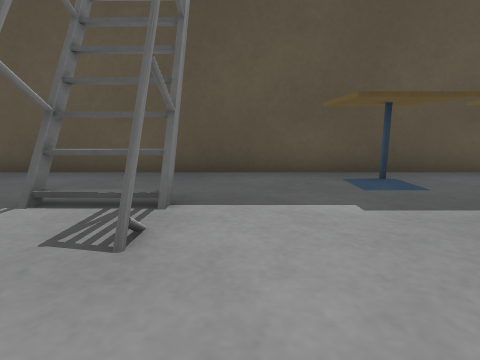
view 1 (above)

23 first-person views from a walk through a world built for the Gazebo simulator. The camera is 0.5 m above the floor, tilts 10° down and sees 80° across. The floor is counted in squares, 0.5 m on a side. Each view is taken from the middle of a square. On the plan, view 1 faces up. The plan holds only what a view shows up to about 11 squares ahead; the rest is blank. The place goes on beyond the plan. Some stock models are drawn as simple stand-ins. Some surface patterns are stand-ins.

view 2
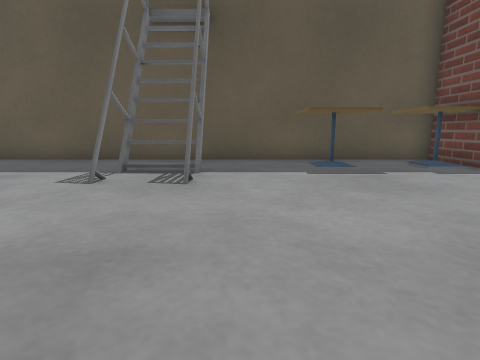

view 3
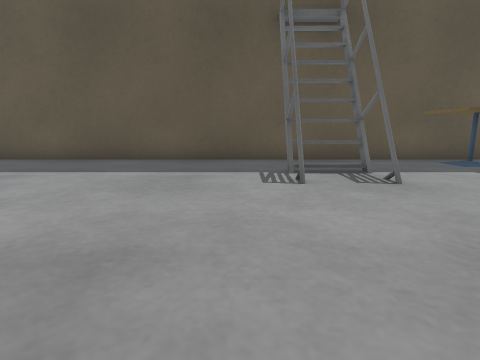

view 4
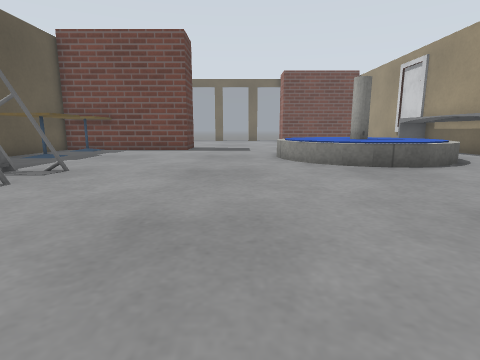

view 5
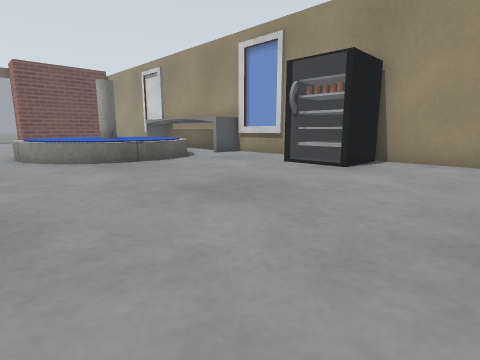

view 6
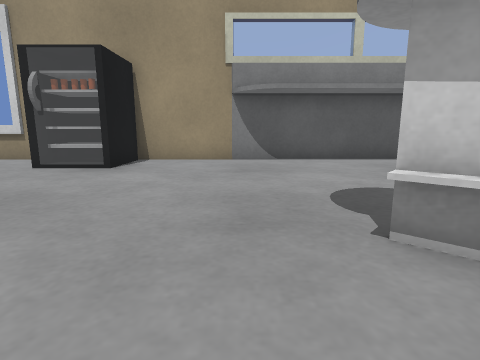

view 7
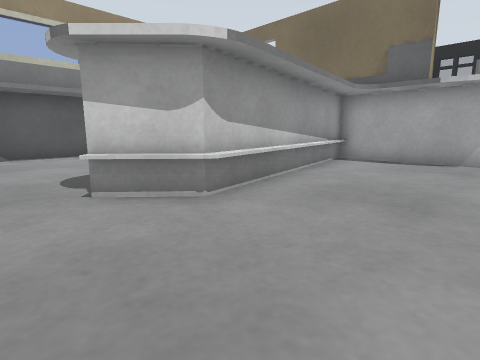

view 8
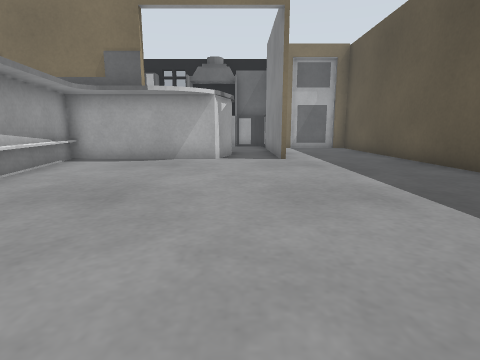

view 9
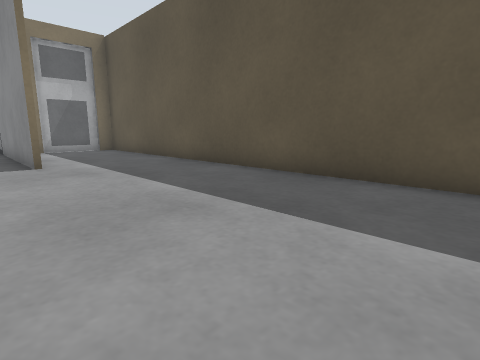

view 10
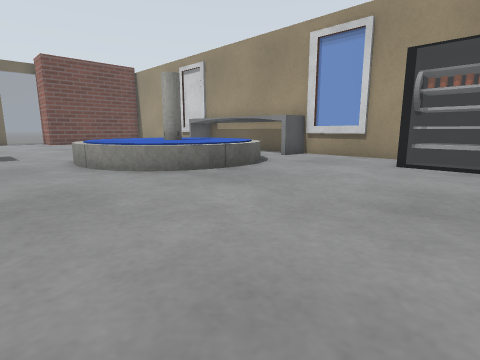

view 11
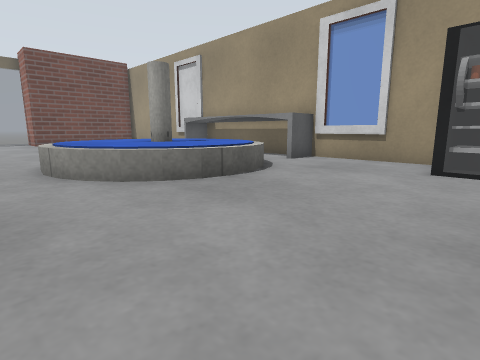

view 12
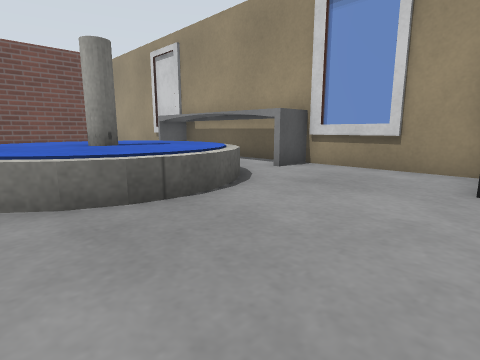

view 13
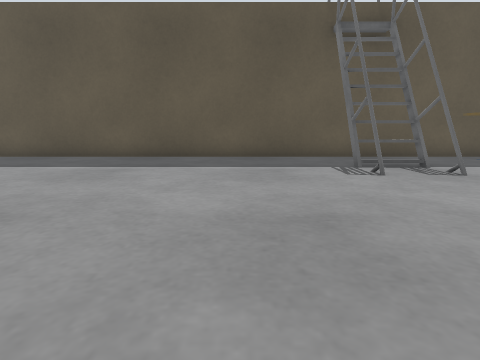

view 14
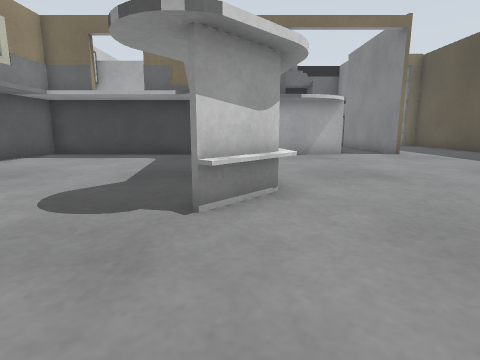

view 15
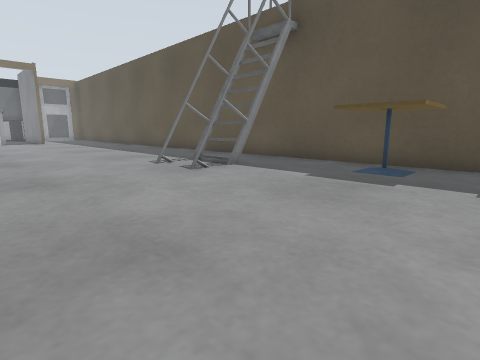

view 16
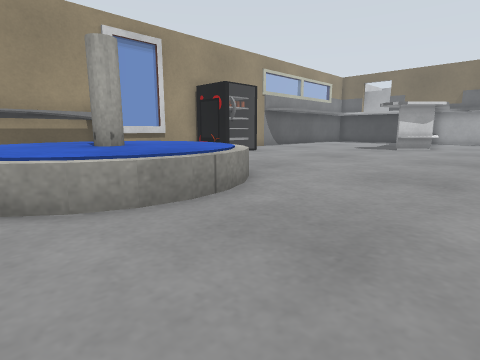

view 17
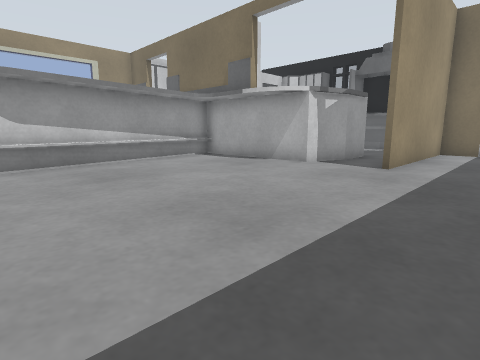

view 18
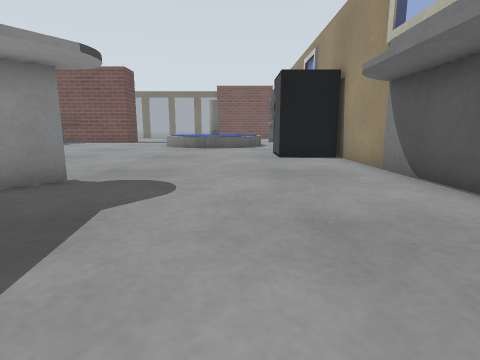

view 19
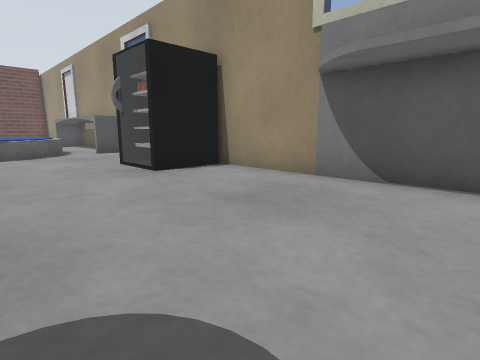

view 20
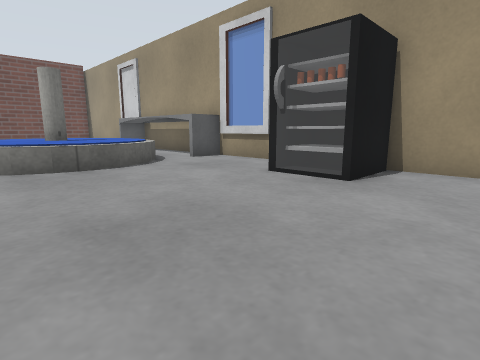

view 21
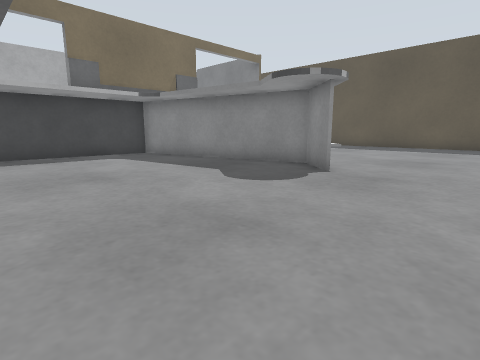

view 22
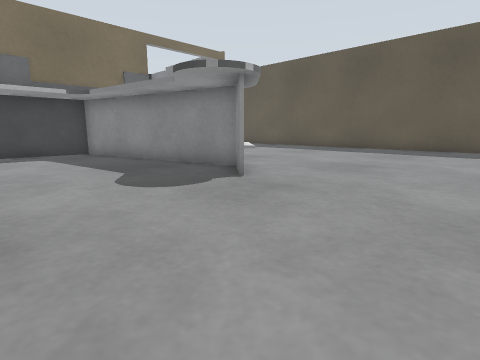

view 23
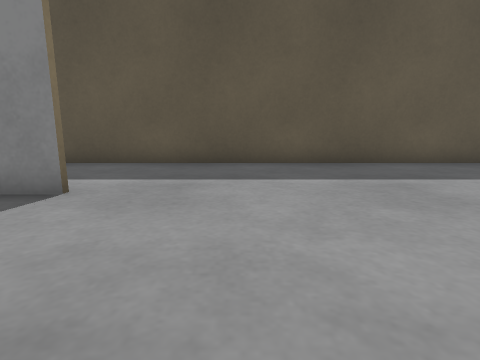

### Floor plan
Points are (right, up) in squares from view 1. A wall is a line through its corners. A room is listed if a view was taken in it or the views show most of it. See-through windows are left out.
Room 1 (views 1, 2, 3, 4, 5, 6, 7, 8, 9, 10, 11, 12, 13, 14, 15, 16, 17, 18, 19, 20, 21, 22, 23)
walls: (-11.3, -3) (-10.1, -4.3); (-11.4, -3) (-11.1, -3.2); (-11.3, -5.6) (-12.3, -5) (-16.4, -5.6); (-5.4, -9.8) (-3.8, -9.8); (-5.6, -11.6) (-5.6, -9.4) (-3.5, -9.4); (-17.3, -3.7) (-12, -2.9); (-17.9, -1.5) (-17.9, -3.2); (-16.9, -6) (-16.9, -10.4) (-9.9, -10.4) (-9.4, -10.7); (-12, -11.6) (4.9, -11.6); (-19.1, 0.4) (-18.8, 0.2) (-18.8, -4.8); (-18.8, 2.4) (-21.5, 2.4); (5.5, 6.7) (-21.4, 6.7); (-20.4, 0.7) (-18.6, 0.1) (-18.1, -0.7) (-17.9, -1.4); (-21.5, 2.6) (-18.8, 2.6)
low walls: (-10.4, -4.7) (-11.7, -3.5) (-17.9, -4.9); (1.6, -10.3) (4, -10.3); (0.8, -11.8) (0.8, -10.4) (3.6, -10.4); (-18.8, -4.8) (-11.6, -3.4) (-10.3, -4.5); (-18.9, -4.5) (-11.4, -3)
objects: ladder (-3, 3) to (-1, 6); fountain (0, -9) to (5, -3); cafe table (2, 4) to (4, 6); cafe table (5, 4) to (5, 6)

Positions as (right, up) in squares from view 1, and headings:
1: (0, 0), facing up
2: (0, -3), facing up
3: (-4, -3), facing up
4: (-8, -2), facing right
5: (-9, -2), facing down-right
6: (-9, -2), facing down
7: (-9, 0), facing down-left
8: (-9, 1), facing left
9: (-10, 1), facing up-left
10: (-6, -1), facing down-right
11: (-5, -2), facing down-right
12: (-4, -4), facing down-right
13: (-6, -4), facing up
14: (-7, -4), facing left
15: (5, -2), facing up-left
16: (5, 0), facing down-left
17: (-11, 5), facing down-left
18: (-16, -8), facing right
19: (-12, -6), facing down-right
20: (-8, -4), facing down-right
21: (-7, -11), facing up-left
22: (-6, -9), facing up-left
23: (-16, -2), facing up
